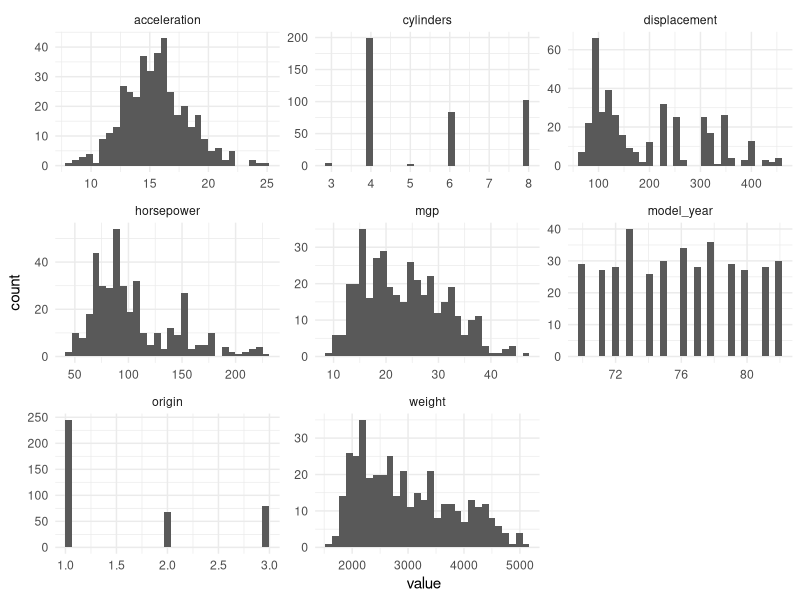
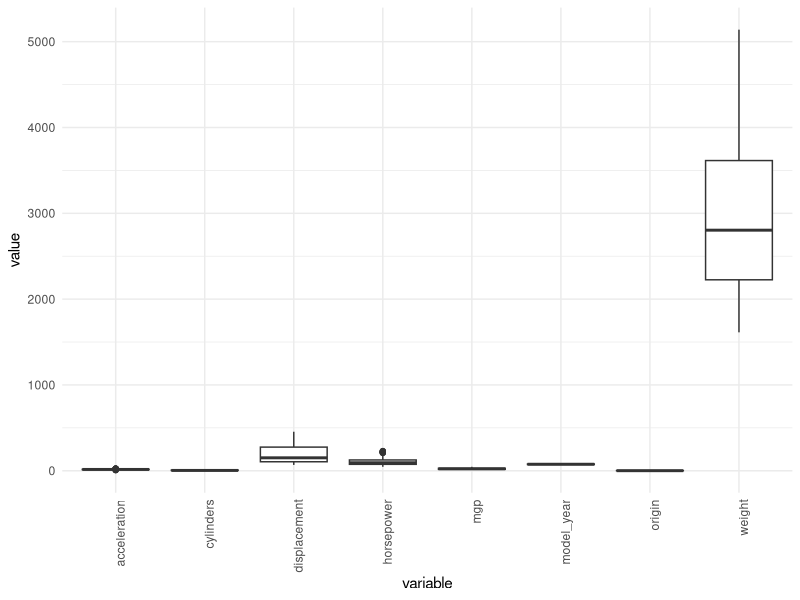
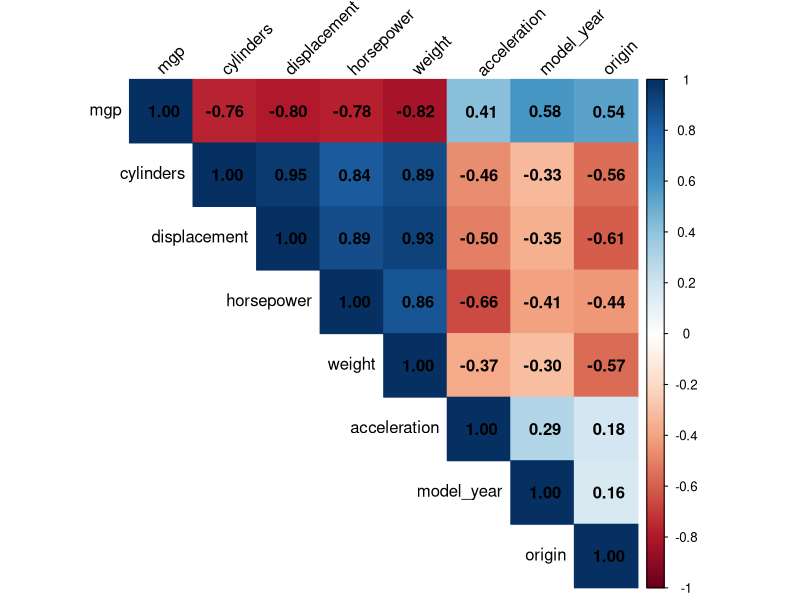
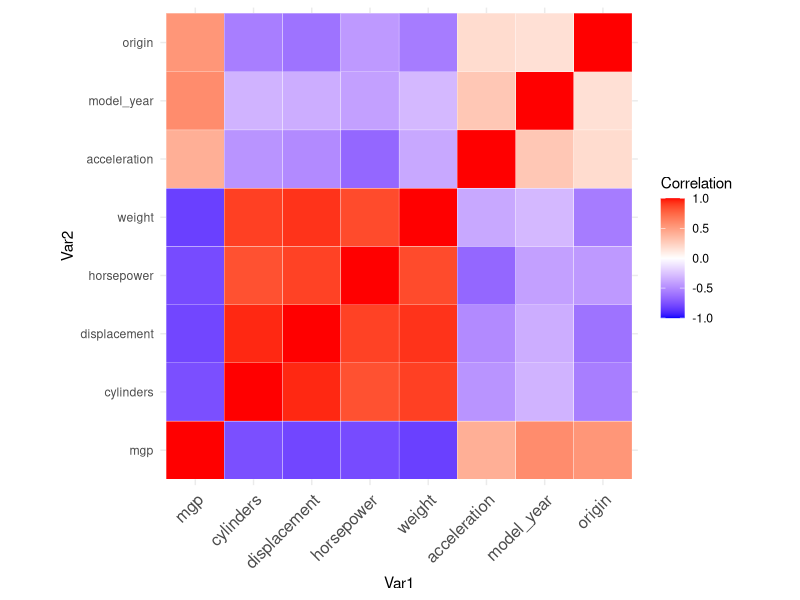

The R script that drew these images, in order:
## ---- chunk 1
library(dplyr)
library(ggplot2)
library(tidyr)
library(car)
library(MASS)
library(corrplot)
library(reshape2)
## ---- chunk 2
data <- read.csv("auto_mpg.csv", header = TRUE, sep = ";")
attach(data)
head(data)
dim(data)
## ---- chunk 3
# Replace "?" with NA in the horsepower column
data$horsepower[data$horsepower == "?"] <- NA
## ---- chunk 4
# Convert horsepower to numeric (it was read as a factor due to "?")
data$horsepower <- as.numeric(as.character(data$horsepower))
## ---- chunk 5

# Check for missing values
missing_values <- sapply(data, function(x) sum(is.na(x)))
print(missing_values)
## ---- chunk 6
# Handle missing values in the 'horsepower' column

# Option 1: Remove rows with missing values
data_clean <- na.omit(data)
# Reasons:
# - The 'horsepower' column has only 6 missing values, so removing them will not affect the dataset significantly.
# - It avoids the risk of introducing bias or inaccuracies that might occur when estimating missing values.

# Option 2: Replace missing values with the mean (or median) of the column
# data$horsepower[is.na(data$horsepower)] <- mean(data$horsepower, na.rm = TRUE)
## ---- chunk 7
# remove car_name column in data_clean
data_clean <- dplyr::select(data_clean, -car_name)
str(data_clean)
## ---- chunk 8
data_clean %>%
  gather(key = "variable", value = "value") %>%
  ggplot(aes(x = value)) +
  facet_wrap(~ variable, scales = "free") +
  geom_histogram(bins = 30) +
  theme_minimal()
data_clean %>%
  gather(key = "variable", value = "value") %>%
  ggplot(aes(x = variable, y = value)) +
  geom_boxplot() +
  theme_minimal() +
  theme(axis.text.x = element_text(angle = 90, hjust = 1))
## ---- chunk 9
set.seed(1)
sample_size <- floor(0.8 * nrow(data_clean))
train_indices <- sample(seq_len(nrow(data_clean)), size = sample_size)
data_train <- data_clean[train_indices, ]
data_test <- data_clean[-train_indices, ]
## ---- chunk 10
model1 <- lm(mgp ~. , data = data_train)
summary(model1)
## ---- chunk 11
vif(model1)
## ---- chunk 12
cor_matrix <- cor(data_train)
cor_matrix
## ---- chunk 13
corrplot(cor_matrix, method = "color", type = "upper", 
         tl.col = "black", tl.srt = 45, addCoef.col = "black")

# Convert the correlation matrix to long format for ggplot2
cor_matrix_melted <- melt(cor_matrix)

# Visualize with ggplot2
ggplot(data = cor_matrix_melted, aes(x = Var1, y = Var2, fill = value)) +
  geom_tile(color = "white") +
  scale_fill_gradient2(low = "blue", high = "red", mid = "white", 
                       midpoint = 0, limit = c(-1, 1), space = "Lab", 
                       name = "Correlation") +
  theme_minimal() + 
  theme(axis.text.x = element_text(angle = 45, vjust = 1, 
                                   size = 12, hjust = 1)) +
  coord_fixed()
## ---- chunk 14
model1 <- lm(mgp ~ . -displacement, data = data_train)
summary(model1)
## ---- chunk 15
vif(model1)
## ---- chunk 16
model1 <- lm(mgp ~ . -displacement -weight, data = data_train)
summary(model1)
## ---- chunk 17
model1 <- lm(mgp ~ . -displacement -horsepower, data = data_train)
summary(model1)
## ---- chunk 18
vif(model1)
## ---- chunk 19
model1 <- lm(mgp ~ . -displacement -horsepower -cylinders, data = data_train)
summary(model1)
## ---- chunk 20
vif(model1)
